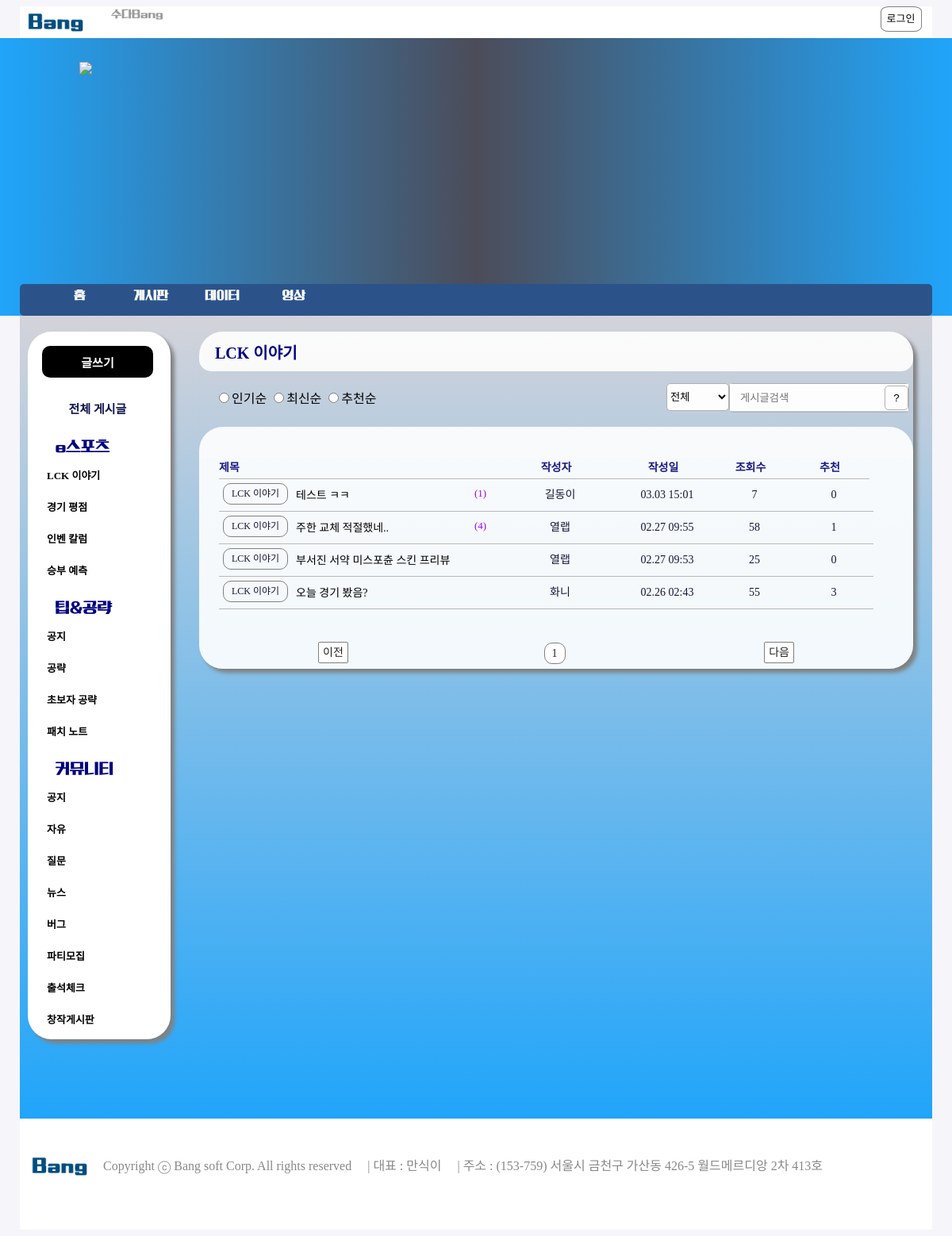
The page /bang/League_of_Legends/board/LCK 이야기 on the database its author committed.
### bang/models.py (models this page shows, shortened)
class Board(models.Model):
    title = models.CharField(max_length=100)
    content = models.TextField()
    nname = models.CharField(max_length=20)
    rdate =  models.DateTimeField()
    lookup = models.IntegerField(default=0)
    like = models.IntegerField(default=0)
    ccode = models.CharField(max_length=20)
    member = models.ForeignKey(Member, on_delete=models.CASCADE)

### bang/views.py (the view)
# urls.py: path('board/<ccode>', views.boardcategory, name='boardcategory'),
def boardcategory(request, ccode):
    signin_ok_user = request.session.get('signin_ok_user')
    board = Board.objects.filter(ccode=ccode).annotate(comment_count=Count('board_comment')).order_by('-id').values()
    paginator = Paginator(board, '20')
    page = request.GET.get('page', '1')
    page_obj = paginator.get_page(page)
    if board:
        order = request.GET.get('order', '')
        if order:
            context=orderInCategory(request, order, ccode)
            return render(request, 'boardbycategory.html', context)
        else:
            ccode = board[0]['ccode']
            context = {
                'signin_ok_user': signin_ok_user,
                'page_obj': page_obj,
                'ccode': ccode,
            }
            return render(request, 'boardbycategory.html', context)
    else:
        return redirect('bang:boardbycategory')

### bang/templates/boardbycategory.html (shortened to what this page needs)
{% load static %}
<!DOCTYPE html>
<html>
<head>
	<link rel="stylesheet" href="{% static 'css/nav_category.css' %}">
	<link rel="stylesheet" href="{% static 'css/board.css' %}">
</head>
<body>
{% include 'header.html' %}
<div class="body_container">
	<div class="nav_container">
		<nav>
		<div class="article-write-wrapper">
			<button id="article-write-button" type="button"><span id="article-write-span" onclick="location.href='/bang/League_of_Legends/write'">글쓰기</span></button>
		</div>
		<div class="article-all-wrapper">
			<button id="article-all-button" type="button" onclick="location.href='../board/'"><span id="article-all-span">전체 게시글</span></button>
		</div>
		<div class="article-parents-title">
			<div class="article-parents-title"><strong>e스포츠</strong></div>
			<div class="article-childs-title">
				<div><li><button id="article-childs-item-button"><span id="article-childs-item-span" onclick="location.href='../board/LCK 이야기'">LCK 이야기</span></button ></li></div>
				<div><li><button id="article-childs-item-button" onclick="location.href='../board/경기 평점'"><span id="article-childs-item-span">경기 평점</span></button></li></div>
				<div><li><button id="article-childs-item-button" onclick="location.href='../board/인벤 칼럼'"><span id="article-childs-item-span">인벤 칼럼</span> </button></li></div>
				<div><li><button id="article-childs-item-button" onclick="location.href='../board/승부 예측'"><span id="article-childs-item-span">승부 예측</span> </button></li></div>
			</div>
			<div class="article-parents-title"><strong>팁&공략</strong></div>
			<div class="article-childs-title">
				<div><li><button id="article-childs-item-button" onclick="location.href='../board/[팁&공략] 공지'"><span id="article-childs-item-span">공지</span></button ></li></div>
				<div><li><button id="article-childs-item-button" ><span id="article-childs-item-span" onclick="location.href='../board/공략'">공략</span></button></li></div>
				<div><li><button id="article-childs-item-button" onclick="location.href='../board/초보자 공략'"><span id="article-childs-item-span">초보자 공략</span> </button></li></div>
				<div><li><button id="article-childs-item-button" onclick="location.href='../board/패치 노트'"><span id="article-childs-item-span">패치 노트</span> </button></li></div>
			</div>
			<div class="article-parents-title"><strong>커뮤니티</strong></div>
			<div class="article-childs-title">
				<div><li><button id="article-childs-item-button" onclick="location.href='../board/[커뮤니티] 공지'"><span id="article-childs-item-span">공지</span></button></li></div>
				<div><li><button id="article-childs-item-button" onclick="location.href='../board/자유'"><span id="article-childs-item-span">자유</span></button></li></div>
				<div><li><button id="article-childs-item-button" onclick="location.href='../board/질문'"><span id="article-childs-item-span">질문</span> </button></li></div>
				<div><li><button id="article-childs-item-button" onclick="location.href='../board/뉴스'"><span id="article-childs-item-span">뉴스</span> </button></li></div>
				<div><li><button id="article-childs-item-button" onclick="location.href='../board/버그'"><span id="article-childs-item-span">버그</span> </button></li></div>
				<div><li><button id="article-childs-item-button"><span id="article-childs-item-span" onclick="location.href='../board/파티모집'">파티모집</span> </button></li></div>
				<div><li><button id="article-childs-item-button" onclick="location.href='../board/출석체크'"><span id="article-childs-item-span">출석체크</span> </button></li></div>
				<div><li><button id="article-childs-item-button" onclick="location.href='../board/창작게시판'"><span id="article-childs-item-span">창작게시판</span> </button></li></div>
			</div>
			</div>
			</nav>
    	</div>
	<section>
		<div class="center_container">
			{% if ccode %}
			<div class="category-title-wrapper"><span id="show_all_span">{{ccode}}<span></div>
			{% else %}
			<div class="category-title-wrapper"><span id="show_all_span">전체 게시글<span></div>
			{% endif %}
			<div class="search-wrapper">
				<div class="order-bt-wrapper">
				<form name="orderForm" method="get">
					<label>
						<input type="radio" name="order" id="orderbyrank" value="rank">인기순</input>
					</label>
					<label>
						<input type="radio" name="order" id="orderbynew" value="new" >최신순</input>
					</label>
					<label>
						<input type="radio" name="order" id="orderbyvote" value="vote">추천순</input>
					</label>
				</form>
				</div>
				<div class="board_s">
					<div class="input-botton-wrapper">
						<div class="searchBt-wrapper">
							<input id="btn-search" type="button" value="?">
						</div>
						<div class="input-wrapper">
							<input type="text" id="search_kw" name="input" size=20 placeholder="게시글검색" value="{{ kw|default_if_none:''}}">
						</div>
					</div>
					<div class="select-wrapper">
						<select id="select_q" name="q">
							<option value="all" selected>전체</option>
						</select>
					</div>
				</div>
			</div>
			<div class="board-wrapper">
				<div class="board">
					<ul class="board_row title_row">
						<li style="text-align: left;" id="board_li" class="w350"><span>제목</span></li>
						<li id="board_li" class="w150">작성자</li>
						<li id="board_li" class="w120">작성일</li>
						<li id="board_li" class="w100">조회수</li>
						<li id="board_li" class="w100">추천</li>
					</ul>
				</div>
				<div class="board">
					{% if page_obj %}
					{% for board in page_obj %}
					<ul class="board_row data_row">
						<li style="text-align: left; padding-left:5px;" id="board_li" class="w350"><div class="contents-category-wrapper"><label>{{board.ccode}}</label></div>&nbsp;<div class="contents-title-wrapper"><p><a id="contents-title-id" href="{% url 'bang:detail' board.id %}">{{board.title}}</a></p></div><div class="comments-count-wrapper">{% if board.comment_count  %}<span style="color:rgb(152, 0, 255);">({{ board.comment_count }})</span>{% endif %}</div> </li>
						<li id="board_li" class="w150" style="line-height: 40px;"><span>{{board.nname}}</span></li>
						<li id="board_li" class="w120"><span id="date">{{board.rdate |  date:'m.d H:i'}}</span></li>
						<li id="board_li" class="w100"  style="line-height: 40px;"><span>{{board.lookup}}</span></li>
						<li id="board_li" class="w100" style="line-height: 40px;"><span>{{board.like}}</span></li>
					</ul>
					{% endfor %}
					{% endif %}
				</div>
			</div>
			<div class="pagination-container">
				<div class="pagination">
					{% if page_obj.has_previous %}
					<li id="page_li" class="page-item">
						<a class="before_move page-link" data-page="{{ page_obj.previous_page_number }}" href="javascript:void(0)">이전</a>
					</li>
					{% else %}
					<li id="page_li" class="page-item disabled">
						<a class="before_move" tabindex="-1" aria-disabled="true" href="javascript:void(0)">이전</a>
					</li>
					{% endif %}
					<div class="block">
						{% for page_number in page_obj.paginator.page_range %}
						{% if page_number == page_obj.number %}
						<li cid="page_li" class="page-item active" aria-current="page">
							<a class="page-link" data-page="{{ page_number }}" href="javascript:void(0);">{{ page_number }}</a>&nbsp;
						</li>
						{% else %}
						<li id="page_li" class="page-item">
							<a class="page-link" data-page="{{ page_number }}" href="javascript:void(0)">{{ page_number }}</a>&nbsp;
						</li>
						{% endif %}
						{% endfor %}
					</div>
						{% if page_obj.has_next %}
						<li id="page_li" class="page-item">
							<a class="next_move page-link" data-page="{{ page_obj.next_page_number }}" href="javascript:void(0)">다음</a>
						</li>
						{% else %}
						<li id="page_li" class="page-item disabled">
							<a class="next_move" tabindex="-1" aria-disabled="true" href="javascript:void(0)">다음</a>
						</li>
						{% endif %}
				</div>
			</div>
		</div>
	</section>
</div>
{% include 'footer.html' %}
</body>
</html>

### bang/static/css/nav_category.css (style rules this page uses)
.article-write-wrapper, .article-all-wrapper, .article-parents-title { display: block; margin-top: 10%; margin-left: 10%; }
.article-parents-title { margin-bottom: 3%; }
#article-write-button { border: none; width: 140px; height: 40px; border-radius: 10px; background: rgba(0,0,0,9.9); }
#article-all-button { border: none; width: 140px; height: 40px; background-color: white; }
#article-childs-item-button { border: none; width: 100px; height: 40px; text-align: left; background-color: white; }
#article-write-span, #article-all-span { font-family: '나눔스퀘어L'; font-size: 15px; font-weight: 700; }
#article-write-span { color: white; border-radius: 10px; background: rgba(0,0,0,9.9); }
#article-all-span { color:rgb(14, 21, 80); }
#article-childs-item-span { font-family: '나눔스퀘어L'; font-size: 13px; font-weight: 700; text-align: left; }
strong { font-family: '210썸타임L'; font-size: 20px; font-weight: bold; color:navy; }
li { list-style-type: none; }

### rows shown on the page
Board: ccode "LCK 이야기", title "테스트 ㅋㅋ", comment_count "1", nname "길동이", rdate "03.03 15:01", lookup "7", like "0"
Board: ccode "LCK 이야기", title "주한 교체 적절했네..", comment_count "4", nname "열랩", rdate "02.27 09:55", lookup "58", like "1"
Board: ccode "LCK 이야기", title "부서진 서약 미스포츈 스킨 프리뷰", nname "열랩", rdate "02.27 09:53", lookup "25", like "0"
Board: ccode "LCK 이야기", title "오늘 경기 봤음?", nname "화니", rdate "02.26 02:43", lookup "55", like "3"

### other values the page prints
{{ ccode }} "LCK 이야기"
{{ page_number }} "1"
